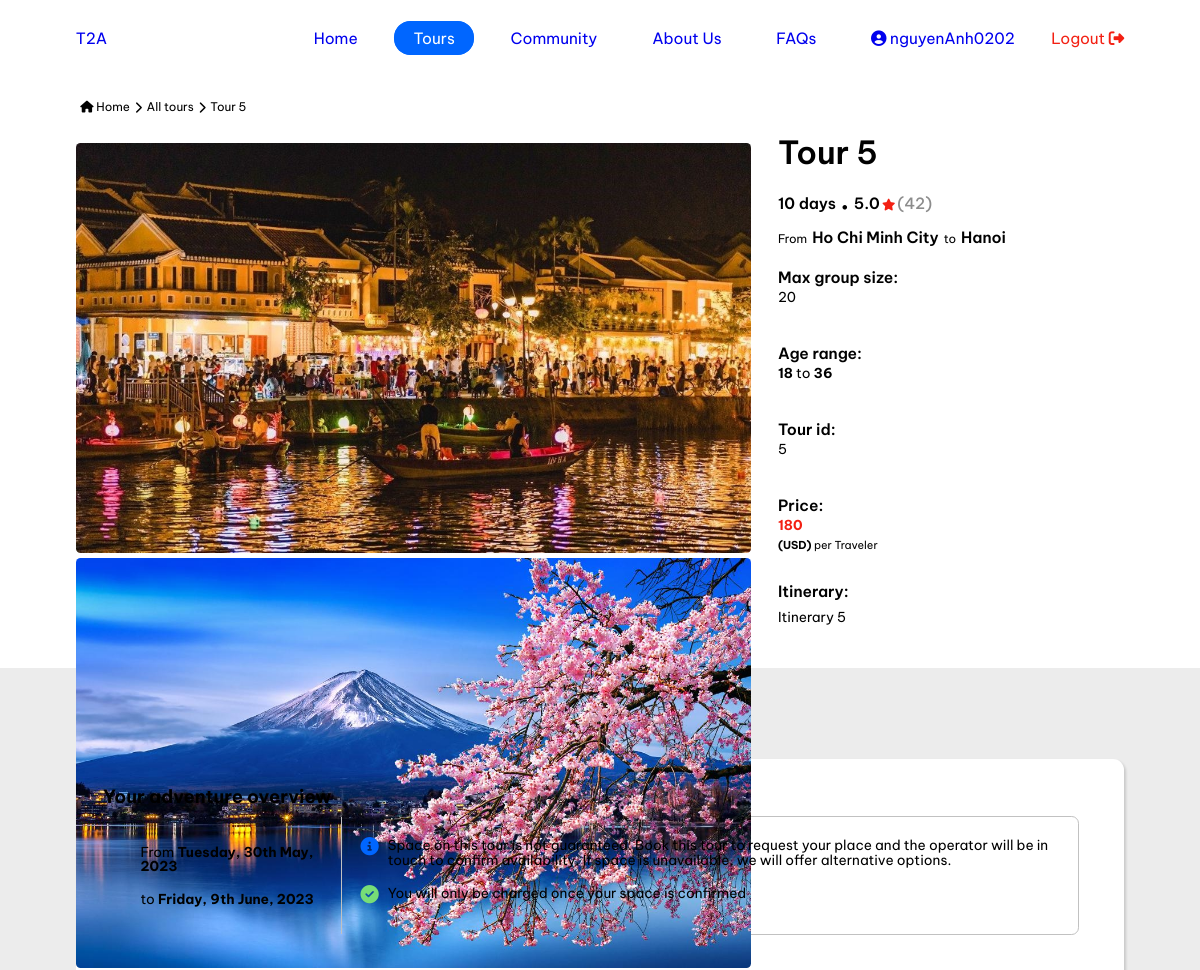
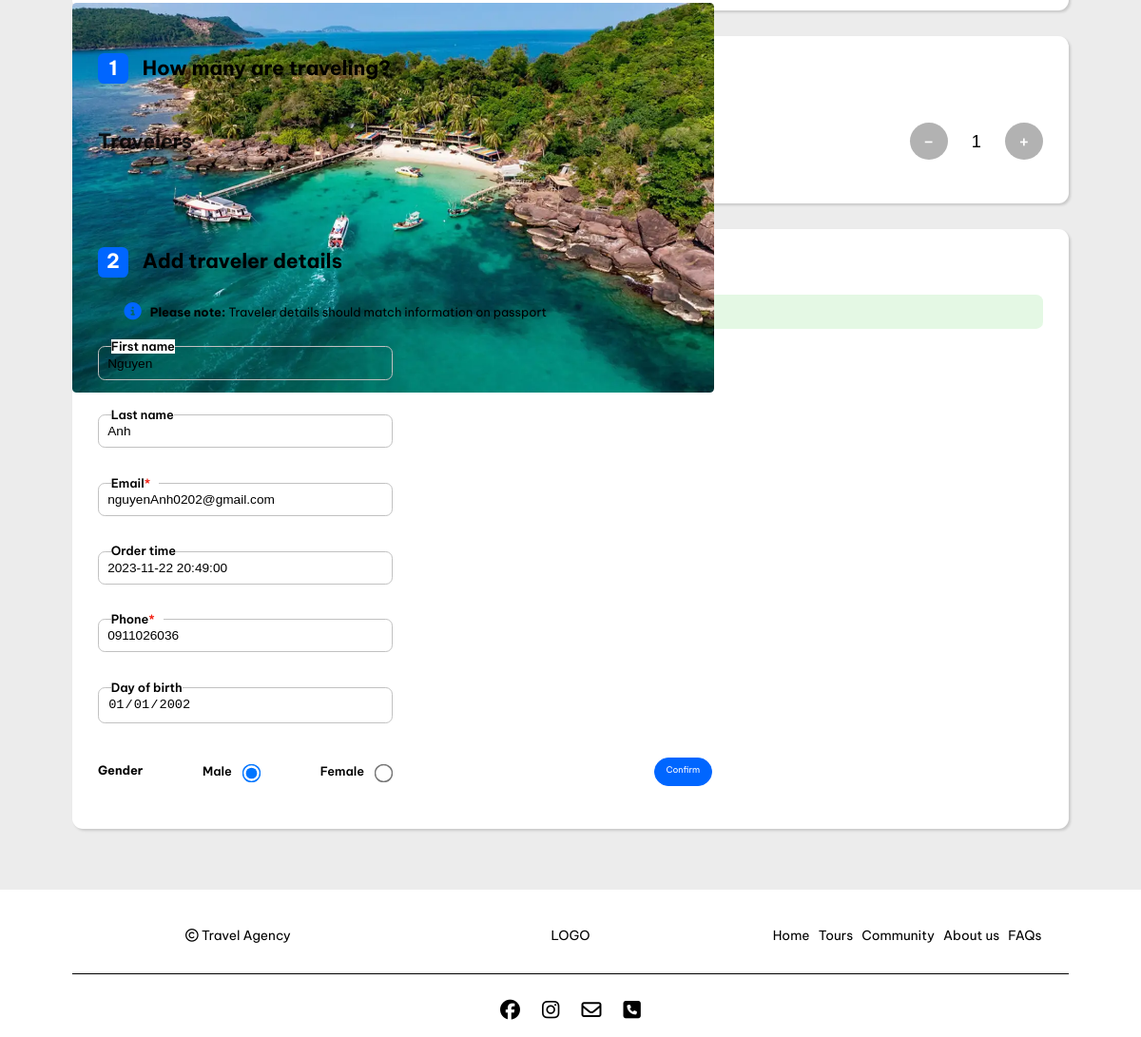
Page /tours/tour.php?id=5 (signed in) on the committed database (2 pictures, top to bottom).
### tables this page shows
CREATE TABLE `tour` (
  `tour_ID` char(11) NOT NULL,
  `tour_name` varchar(255) NOT NULL,
  `tour_price` int(11) NOT NULL,
  `tour_transport` varchar(50) NOT NULL,
  `tour_start` date NOT NULL,
  `tour_end` date NOT NULL,
  `tour_length` varchar(50) NOT NULL,
  `tour_number` tinyint(4) NOT NULL,
  `tour_from` varchar(255) NOT NULL,
  `tour_to` varchar(255) NOT NULL,
  `tour_itinerary` text NOT NULL,
  `supplier_ID` char(11) NOT NULL
);

CREATE TABLE `tour_image` (
  `image_ID` int(11) NOT NULL,
  `image_name` varchar(255) NOT NULL,
  `tour_ID` char(11) NOT NULL
);

CREATE TABLE `customer` (
  `customer_ID` char(11) NOT NULL,
  `customer_first_name` varchar(255) NOT NULL,
  `customer_last_name` varchar(255) NOT NULL,
  `customer_gender` varchar(8) NOT NULL,
  `customer_birthday` date NOT NULL,
  `customer_phone` char(12) NOT NULL,
  `customer_email` varchar(255) NOT NULL,
  `customer_address` text NOT NULL,
  `account_ID` char(11) NOT NULL
);

### tours/tour.php (the view, shortened to what the rows shown need)
<?php
require_once '../admin/process/query.php';
$tour = new Tour();
$tour_image = new TourImage();
$data = [
    't_id' => $_GET['id']
];
$id = $_GET['id'];
$tour_images = $tour_image->getData($id);
$value = $tour->getEachData($data)['0'];
?>
<!DOCTYPE html>
<html lang="en">
<head>
    <link rel="stylesheet" href="../css/base.css">
    <link rel="stylesheet" href="../css/main.css">
    <link rel="stylesheet" href="https://cdnjs.cloudflare.com/ajax/libs/font-awesome/6.4.2/css/all.min.css">
    <link rel="stylesheet" href="https://cdn.jsdelivr.net/npm/swiper@10/swiper-bundle.min.css"/>
</head>
<body>
    <div class="container__wrap container">
        <div class="breadscrumb grid__row">
            <a href="../home.html" class="grid__row">
                <i class="fa-solid fa-house"></i>
                Home
            </a>
            <i class="fa-solid fa-chevron-right"></i>
            <a href="../tours.php">All tours</a>
            <i class="fa-solid fa-chevron-right"></i>
            <span href="./tour.html">
                <?php echo $value['tour_name']?>
            </span>
        </div>
        <div class="detail-tour__hero grid__row">
            <div class="detail-tour__img">
                <div class="swiper">
                    <div class="swiper-wrapper">
                        <?php foreach($tour_images as $tour_image) :?>
                        <div class="img swiper-slide">
                            <img class="" src="./img/<?php echo $tour_image['image_name'] ?>" alt="">
                        </div>
                        <?php endforeach;?>
                    </div>
                </div>
            </div>
            <div class="detail-tour__description">
                <h1><?php echo $value['tour_name']?></h1>
                <span class="detail__tour-length"><?php echo $value['tour_length']?></span>
                <i class="fa-solid fa-circle"></i>
                <span class="detail__tour-rate">5.0</span>
                <i class="fa-solid fa-star"></i>
                <span class="detail__tour-rate-number">(42)</span>
                <div class="start-end">
                    From
                    <span><?php echo $value['tour_from']?></span>
                    to
                    <span><?php echo $value['tour_to']?></span>
                </div>
                <div class="detail__tour-other grid__row">
                    <div class="detail__tour-max">
                        <span>Max group size:</span>
                        <p><?php echo $value['tour_number']?></p>
                    </div>
                    <div class="detail__tour-age">
                    </div>
                    <div class="detail__tour-id">
                        <span>Tour id:</span>
                        <p><?php echo $value['tour_ID']?></p>
                    </div>
                    <div class="detail__tour-price">
                        <span>Price:</span>
                        <p id="unit_price" class="money"><?php echo $value['tour_price']?></p>
                        <span><b>(USD)</b> per Traveler</span>
                    </div>
                    <div class="detail__tour-itinerary">
                        <span>Itinerary:</span>
                        <p><?php echo $value['tour_itinerary']?></p>
                    </div>
                </div>
            </div>
        </div>
    </div>
    <div class="tour-input">
        <div class="container__wrap">
            <div class="tour-overview tour-ticket-box">
                <h1>Your adventure overview</h1>
                <div class="overview-tab grid__row">
                    <div class="day-start-end">
                        <?php
                            $tourStart = $value['tour_start'];
                            $tourEnd = $value['tour_end'];
                            $formattedStart = date("l, jS F, Y", strtotime($tourStart));
                            $formattedEnd = date("l, jS F, Y", strtotime($tourEnd));
                        ?>
                        <div class="day-start">From <b><?php echo $formattedStart?></b></div>
                        <div class="day-end">to <b><?php echo $formattedEnd?></b></div>
                    </div>
                </div>
            </div>
            <form action="" method="post" enctype="multipart/form-data">
                <div class="tour-detail-booking tour-ticket-box">
                    <?php
                    $account = new Account();
                    if(isset($_SESSION['account_role'])) {
                        $data = [
                            'id' => $_SESSION['account_ID']
                        ];
                        $value = $account->getEachDataLeftJoin($data)['0'];
                        $role = $_SESSION['account_role'];
                    }
                    ?>
                    <div class="grid__row">
                        <div class="detail form-ticket grid__row">
                            <div class="input-detail">
                                <div class="first-name">
                                    <label for="first" class="readonly">First name</label>
                                    <input type="text" name="firstName" readonly id="first" value="<?php
                                    if(isset($role)) {
                                        if($role < 3) {
                                            echo $value['staff_first_name'];
                                        } else if($role == 4) {
                                            echo $value['customer_first_name'];
                                        }
                                    }?>">
                                </div>
                            </div>
                            <div class="input-detail">
                                <div class="last-name">
                                    <label for="last" class="readonly">Last name</label>
                                    <input type="text" readonly name="lastName" id="last" value="<?php
                                    if(isset($role)) {
                                        if($role < 3) {
                                            echo $value['staff_last_name'];
                                        } else if($role == 4) {
                                            echo $value['customer_last_name'];
                                        }
                                    }?>">
                                </div>
                            </div>
                            <div class="input-detail">
                                <div class="email">
                                    <label>Email</label>
                                    <input type="text" name="email" id="email" value="<?php
                                    if(isset($role)) {
                                        if($role < 3) {
                                            echo $value['staff_email'];
                                        } else if($role == 4) {
                                            echo $value['customer_email'];
                                        }
                                    }?>">
                                </div>
                            </div>
                            <div class="input-detail">
                                <div class="phone">
                                    <label>Phone</label>
                                    <input type="text" name="phone" id="phone" value="<?php
                                    if(isset($role)) {
                                        if($role < 3) {
                                            echo $value['staff_phone'];
                                        } else if($role == 4) {
                                            echo $value['customer_phone'];
                                        }
                                    }?>">
                                </div>
                            </div>
                            <div class="input-detail">
                                <div class="day-of-birth">
                                    <label for="day-of-birth" class="readonly">Day of birth</label>
                                    <input type="date" readonly name="birthDay" id="day-of-birth" value="<?php
                                    if(isset($role)) {
                                        if($role == 4) {
                                            echo $value['customer_birthday'];
                                        }
                                    }
                                    ?>">
                                </div>
                            </div>
                            <div class="input-detail input-gender">
                                <div class="gender">
                                    <div class="gender-box grid__row">
                                        <h2>Gender</h2>
                                        <div class="gender-male grid__row">
                                            <label class="readonly">Male</label>
                                            <input type="radio" name="gender" value="Male" <?php if(isset($role)  && $role == 4 && $value['customer_gender'] == 'Male') {echo 'checked';}?>>
                                        </div>
                                        <div class="gender-female grid__row">
                                            <label class="readonly">Female</label>
                                            <input type="radio" name="gender" value="Female" <?php if(isset($role)  && $role == 4 && $value['customer_gender'] == 'Female') {echo 'checked';}?>>
                                        </div>
                                    </div>
                                </div>
                            </div>
                        </div>
                    </div>
                </div>
            </form>
        </div>
    </div>
</body>
</html>

### rows in the picture
tour: tour_name "Tour 5", tour_length "10 days", tour_from "Ho Chi Minh City", tour_to "Hanoi", tour_number "20", tour_ID "5", tour_price "180", tour_itinerary "Itinerary 5", tour_start "Tuesday, 30th May, 2023", tour_end "Friday, 9th June, 2023"
tour_image: image_name (picture)
tour_image: image_name (picture)
tour_image: image_name (picture)
customer: firstName "Nguyen", lastName "Anh", email "nguyenAnh0202@gmail.com", phone "0911026036", birthDay "01/01/2002", customer_gender "☑"

### other values in the picture
$_SESSION['account_username'] "nguyenAnh0202"
